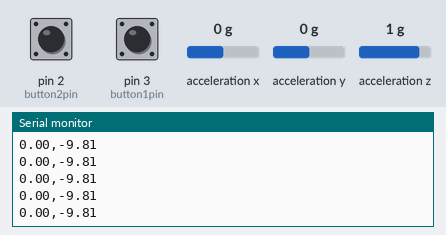
Recording of a sketch running on a simulated Arduino Leonardo, built with avr-gcc and run on an emulated ATmega32U4. Shown: the last lines printed to the serial monitor. Inputs (shaded band) come from the test bench; at power-on: acceleration x 0 g, acceleration z 1 g, pin 2 (button2pin) HIGH, pin 3 (button1pin) HIGH, acceleration y 0 g.

Above: at 1.2 s.
1.3 s: acceleration x set to -1.4 g
At 2.1 s:
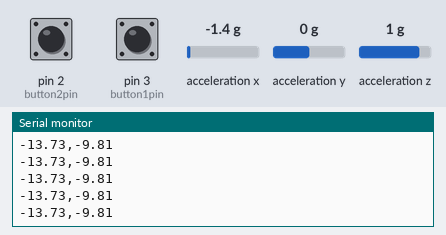
2.8 s: acceleration z set to 0 g
At 3.7 s:
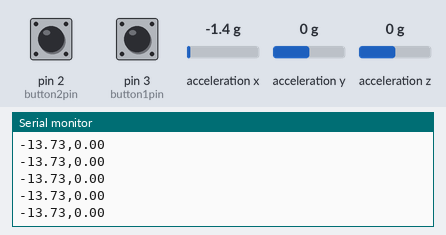
5.8 s: acceleration x set to 0.8 g
Timing chart, 0 to 6.3 s (numbered marks = the images above; inputs shaded):
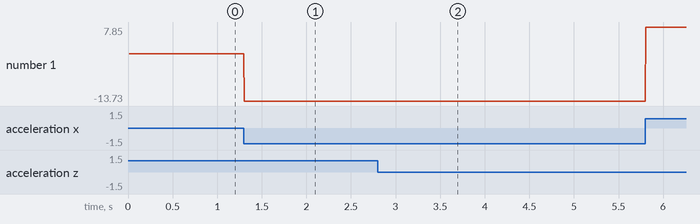

Measured:
- after the input at 1.3 s, the serial monitor: prints a new line at once (image 1)
- after the input at 2.8 s, the serial monitor: prints a new line at once (image 2)
- plotted number 1: 0 → -13.73 after the input at 1.3 s, -13.73 → 7.85 after the input at 5.8 s

The sketch:

gplot.ino
```cpp
// The pyramids combined code with a switch
// which selects between xy gyrator, z gyrator and simple speed control

#include <Wire.h>
#include <SPI.h>
#include <Adafruit_LIS3DH.h>
#include <Adafruit_Sensor.h>

// Used for software SPI
#define LIS3DH_CLK 13
#define LIS3DH_MISO 12
#define LIS3DH_MOSI 11
// Used for hardware & software SPI
#define LIS3DH_CS 10

// software SPI
//Adafruit_LIS3DH lis = Adafruit_LIS3DH(LIS3DH_CS, LIS3DH_MOSI, LIS3DH_MISO, LIS3DH_CLK);
// hardware SPI
//Adafruit_LIS3DH lis = Adafruit_LIS3DH(LIS3DH_CS);
// I2C
Adafruit_LIS3DH lis = Adafruit_LIS3DH();


int button1pin = 3;
int button2pin = 2;

boolean button1 = false;
boolean button2 = false;

float gx = 0.0;
float gz = 0.0;


void setup(void) {


  Serial.begin(9600);
  while (!Serial) delay(10);     // will pause Zero, Leonardo, etc until serial console opens

  Serial.println("LIS3DH test!");

  if (! lis.begin(0x18)) {   // change this to 0x19 for alternative i2c address
    Serial.println("Couldnt start");
    while (1) yield();
  }
  Serial.println("LIS3DH found!");

  lis.setRange(LIS3DH_RANGE_4_G);   // 2, 4, 8 or 16 G!

  Serial.print("Range = "); Serial.print(2 << lis.getRange());
  Serial.println("G");
  pinMode(button1pin,INPUT_PULLUP);
  pinMode(button2pin,INPUT_PULLUP);

}

void loop() {

  button1 = !digitalRead(button1pin);
  button2 = !digitalRead(button2pin);

  lis.read();      // get X Y and Z data at once

  /* Or....get a new sensor event, normalized */
  sensors_event_t event;
  lis.getEvent(&event);

  /* Display the results (acceleration is measured in m/s^2) */

  gx= event.acceleration.x;
  gz= -event.acceleration.z;


  Serial.print(gx);
  Serial.print(",");
  Serial.println(gz);

  if(!button1 && !button2){
  }
  if(button1){
  }
  if(button2){
  }


}
```
